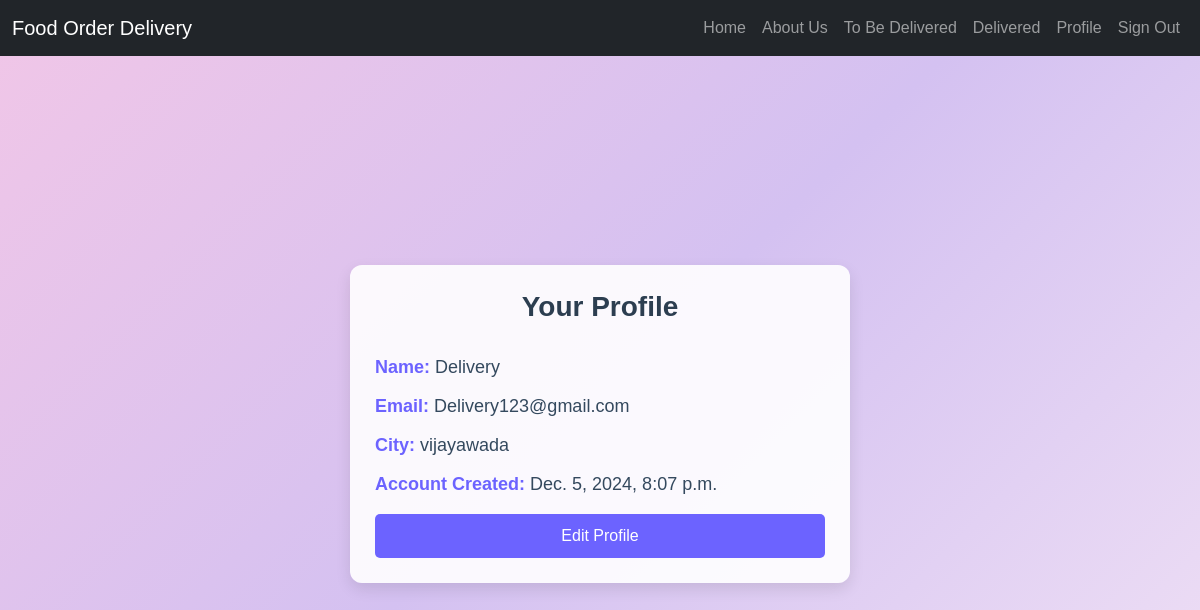
The app's page /delivery/profile/ (signed in) with its own data.
### delivery/models.py (models this page shows, shortened)
class Delivery(models.Model):
    emailId = models.EmailField(max_length=200, unique=True)
    password = models.CharField(max_length=30)
    name = models.CharField(max_length=200)
    city = models.CharField(max_length=100)
    created = models.DateTimeField(auto_now_add=True)

### delivery/views.py (the view)
# urls.py: path('profile/', views.profile_view, name='profile'),
def profile_view(request):
    user_id = request.session.get('user_id')
    if not user_id:
        return redirect('delivery:login')
    try:
        delivery = Delivery.objects.get(id=user_id)
    except Delivery.DoesNotExist:
        return redirect('delivery:login')
    return render(request, 'delivery/profile.html', {'user': delivery})

### delivery/templates/delivery/profile.html (shortened to what this page needs)
{% extends "accounts/base1.html" %} {% block content %}
<div class="container mt-4">
  <div class="profile-info">
    <h2>Your Profile</h2>
    <p><strong>Name:</strong> {{ user.name }}</p>
    <p><strong>Email:</strong> {{ user.emailId }}</p>
    <p><strong>City:</strong> {{ user.city }}</p>
    <p><strong>Account Created:</strong> {{ user.created }}</p>
    <a href="{% url 'delivery:profile_edit' %}" class="btn btn-primary mt-3"
      >Edit Profile</a
    >
  </div>
</div>
{% endblock %}

### delivery/templates/delivery/profile.html (style rules this page uses)
body { background: linear-gradient( 135deg, #f1c6e7, #d4c1f1, #f0e1f5 ); background-size: cover; min-height: 100vh; font-family: "Arial", sans-serif; }
.container { display: flex; justify-content: center; align-items: center; min-height: 80vh; }
h2 { color: #2c3e50; text-align: center; font-size: 28px; margin-bottom: 30px; font-weight: bold; }
.profile-info { background-color: rgba( 255, 255, 255, 0.9 ); border-radius: 12px; padding: 25px; width: 100%; max-width: 500px; box-shadow: 0 6px 15px rgba(0, 0, 0, 0.1); }
.profile-info p { font-size: 18px; margin: 12px 0; color: #34495e; }
.profile-info strong { font-weight: bold; color: #6c63ff; }
.btn-primary { background-color: #6c63ff; border: none; padding: 10px 20px; border-radius: 5px; display: block; width: 100%; text-align: center; color: white; text-decoration: none; margin-top: 20px; }

### records on screen
Delivery: name "Delivery", emailId "Delivery123@gmail.com", city "vijayawada", created "Dec. 5, 2024, 8:07 p.m."
